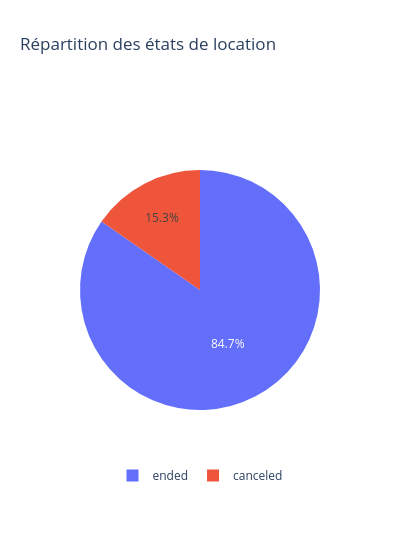

The code cell stored with this chart in its notebook:
### Markdown cell above
#### répartition des locations par état (`state`)

### Code cell
state_counts = dfda['state'].value_counts().rename_axis('state').reset_index(name='count')
print(state_counts)
fig = px.pie(state_counts, names='state', values='count', title='Répartition des états de location', width=400)
fig.update_layout(legend=dict(orientation='h', yanchor='top', y=0.05, xanchor='center', x=0.5))
fig.show()

### Figure 1 — Plotly figure (JSON) as saved in the notebook; plotly's stock layout.template omitted (floating-point values rounded to 4 significant figures)
{"data": [{"domain": {"x": [0, 1], "y": [0, 1]}, "hovertemplate": "state=%{label}<br>count=%{value}<extra></extra>", "labels": ["ended", "canceled"], "legendgroup": "", "name": "", "showlegend": true, "type": "pie", "values": [18045, 3265]}], "layout": {"legend": {"orientation": "h", "tracegroupgap": 0, "x": 0.5, "xanchor": "center", "y": 0.05, "yanchor": "top"}, "title": {"text": "Répartition des états de location"}, "width": 400}}
